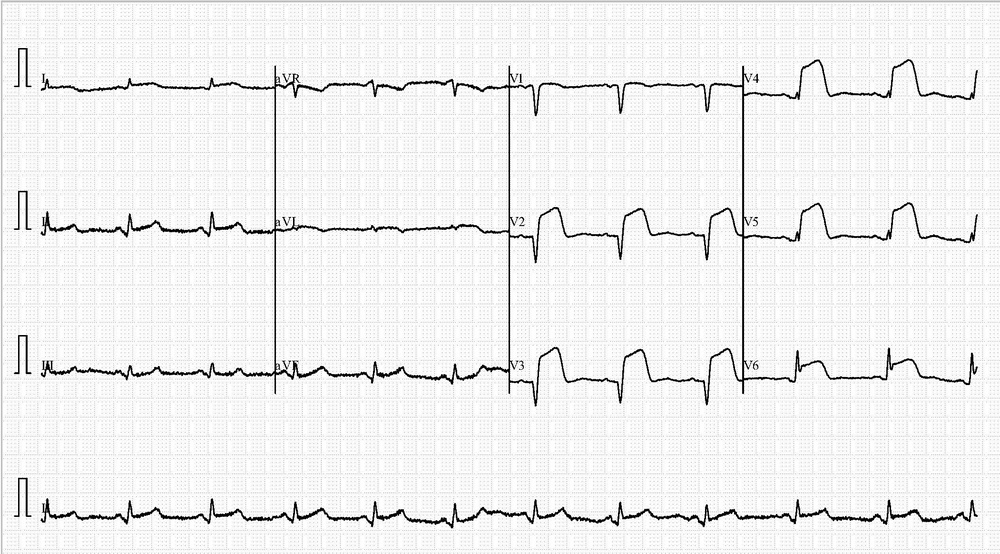
#> input picture Datasets/Dataset_cropped/ECG Images of Myocardial Infarction Patients/MI(108).jpg, 1000 x 554 px, shrunk from 2102 x 1164 before the run, found by its file name; its folder holds only this picture in this run
$ jupyter execute preprocess_background.ipynb
#> lines starting #> are read from the running program, lines starting #| are printed output that depends on the picture; after the words box and inside, x2 and y2 are one past the last pixel; in counts of white or black regions, pixels touching at a corner belong together
Image ECG originale →
Crop signal →
Grayscale →
Otsu Threshold →
Morph. Opening →
Dilation →
Erosion →
Inversion →
Final preprocessed image

[cell 1]
#Imports & Directories
import os
import cv2
import numpy as np
from pathlib import Path

[cell 2]
from pathlib import Path

# Base dataset folder
DATASET_DIR = Path("Datasets")  # your Datasets folder

# Input cropped images folder
CROPPED_DIR = DATASET_DIR / "Dataset_cropped"

# Output folder inside Datasets
OUTPUT_DIR = DATASET_DIR / "Processed_Dataset_Background"
OUTPUT_DIR.mkdir(exist_ok=True, parents=True)

print("Input folder:", CROPPED_DIR.resolve())
print("Output folder:", OUTPUT_DIR.resolve())

[cell 3]
def preprocessing_method(image_path):

    # Load image in grayscale
    img = cv2.imread(image_path, cv2.IMREAD_GRAYSCALE)
#> img is the input picture: shape (554, 1000); min 0, max 255, mean 239.4

    if img is None:
        return None

    # Apply Otsu's thresholding
    _, binary = cv2.threshold(img, 0, 255, cv2.THRESH_BINARY + cv2.THRESH_OTSU)
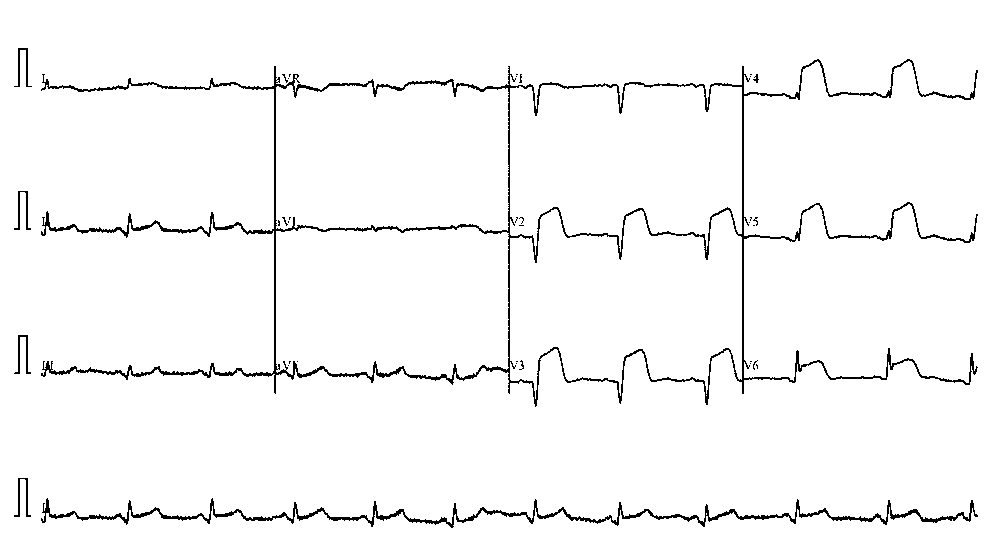
#> binary: shape (554, 1000); 97.1% white; black in thin lines or dots, all inside (x1, y1, x2, y2) = (14, 48, 978, 528)

    # Morphological opening (remove small black dots/noise)
    kernel_open = cv2.getStructuringElement(cv2.MORPH_ELLIPSE, (3, 3))
    opened = cv2.morphologyEx(binary, cv2.MORPH_OPEN, kernel_open)
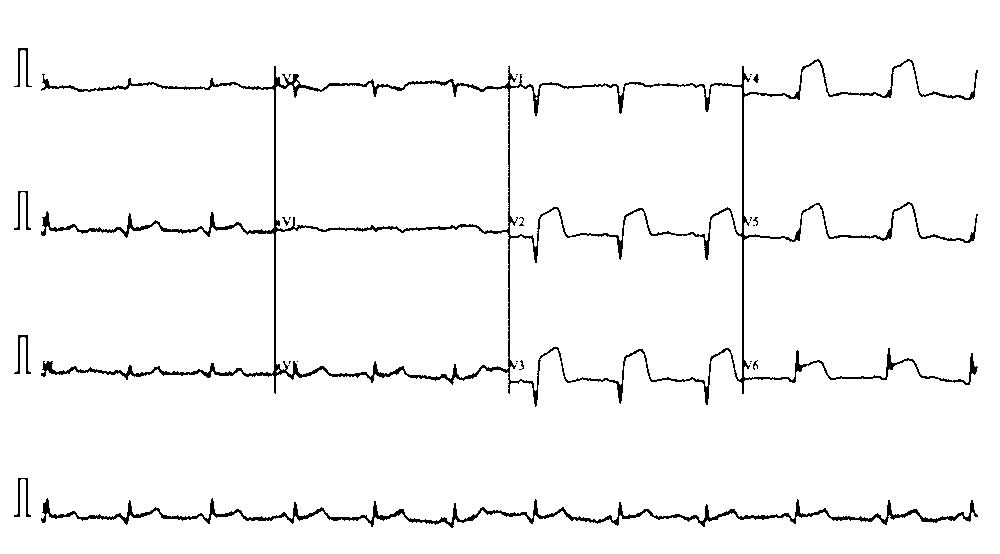
#> opened: shape (554, 1000); 96.9% white; black in thin lines or dots, all inside (x1, y1, x2, y2) = (14, 48, 978, 528)

    # Morphological dilation (thicken lines)
    kernel_dilate = cv2.getStructuringElement(cv2.MORPH_ELLIPSE, (2, 2))
    dilated = cv2.dilate(opened, kernel_dilate, iterations=1)
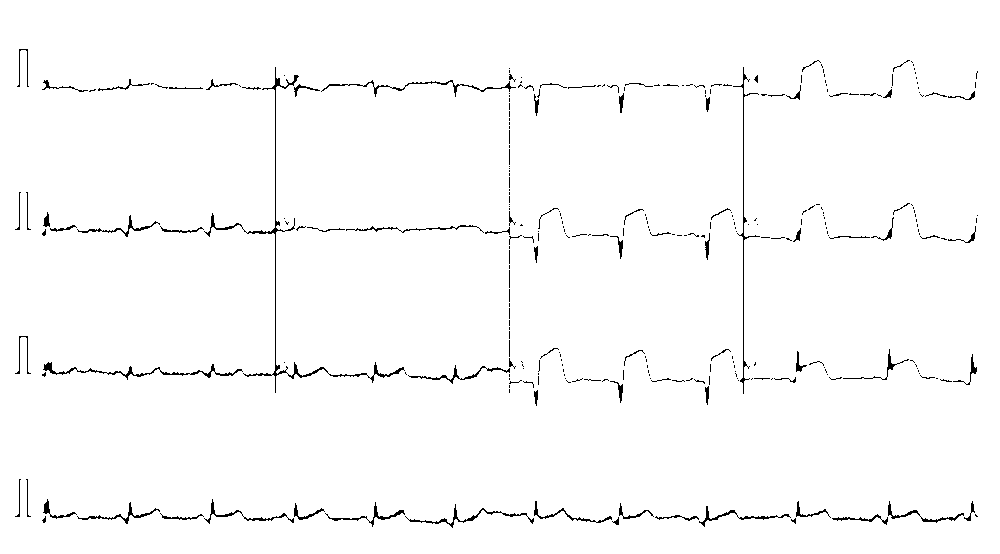
#> dilated: shape (554, 1000); 98.2% white; black in thin lines or dots, all inside (x1, y1, x2, y2) = (15, 49, 978, 528)

    # Morphological erosion (enhance clarity)
    kernel_erode = cv2.getStructuringElement(cv2.MORPH_ELLIPSE, (2, 2))
    eroded = cv2.erode(dilated, kernel_erode, iterations=1)
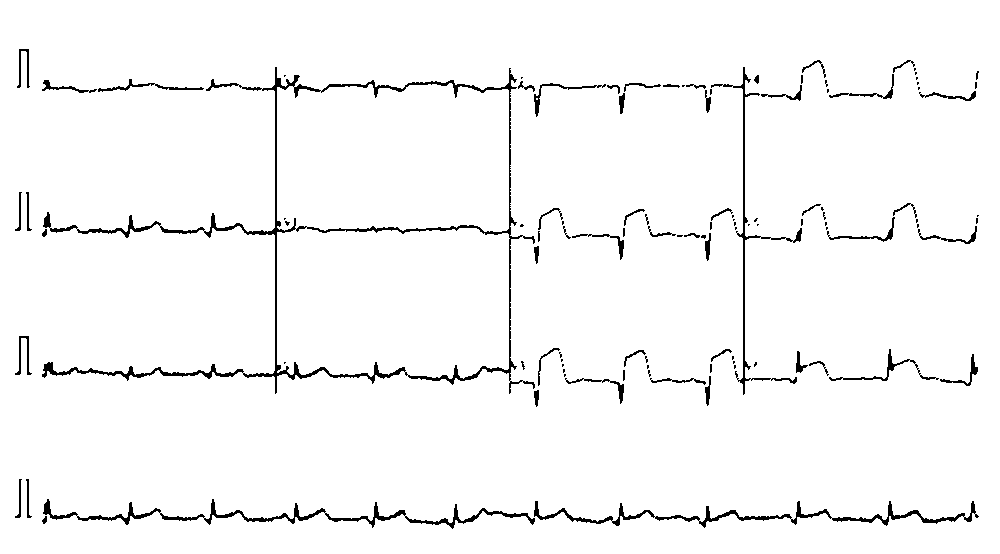
#> eroded: shape (554, 1000); 97% white; black in thin lines or dots, all inside (x1, y1, x2, y2) = (15, 49, 979, 529)

    # Invert (white lines on black background)
    inverted = cv2.bitwise_not(eroded)

    return inverted

[cell 4]
def process_dataset():
    for class_name in os.listdir(CROPPED_DIR):
        class_path = os.path.join(CROPPED_DIR, class_name)
        if not os.path.isdir(class_path):
            continue

        output_class_dir = os.path.join(OUTPUT_DIR, class_name)
        os.makedirs(output_class_dir, exist_ok=True)

        print(f"Processing class: {class_name}")

        for filename in os.listdir(class_path):
            if filename.lower().endswith((".png", ".jpg", ".jpeg")):

                img_path = os.path.join(class_path, filename)

                processed_img = preprocessing_method(img_path)

                if processed_img is not None:
                    save_path = os.path.join(output_class_dir, filename)
                    cv2.imwrite(save_path, processed_img)
#> pass 2 of the loop in process_dataset, `for class_name in os.listdir(CROPPED_DIR):`:
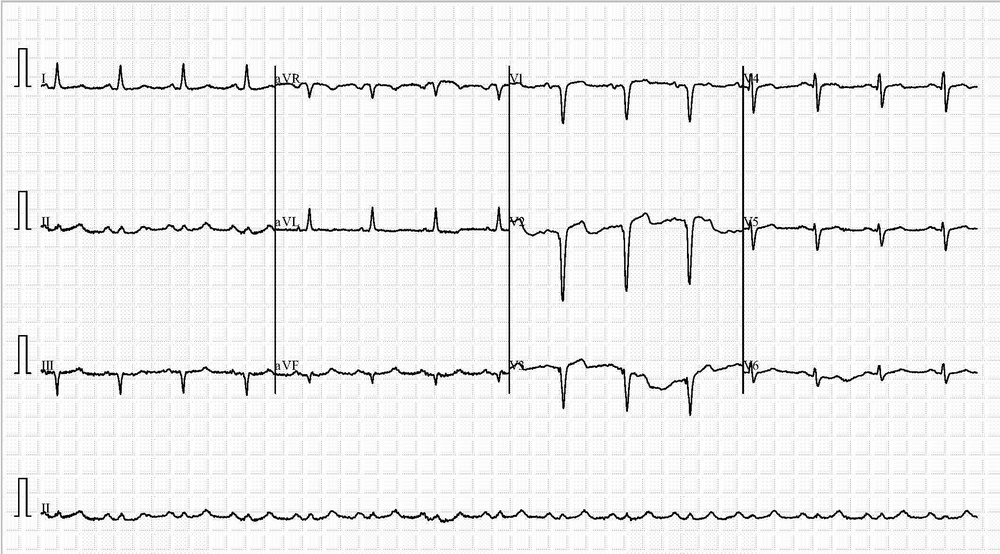
#> input picture Datasets/Dataset_cropped/ECG Images of Patient that have History of MI/PMI(106).jpg, 1000 x 554 px, shrunk from 2102 x 1164 before the run, found by its file name
#> in preprocessing_method, img is the input picture: shape (554, 1000); min 0, max 255, mean 240.4
#> in preprocessing_method (call 2), `_, binary = cv2.threshold(img, 0, 255, cv2.THRESH_BINARY + cv2.THRESH_..`:
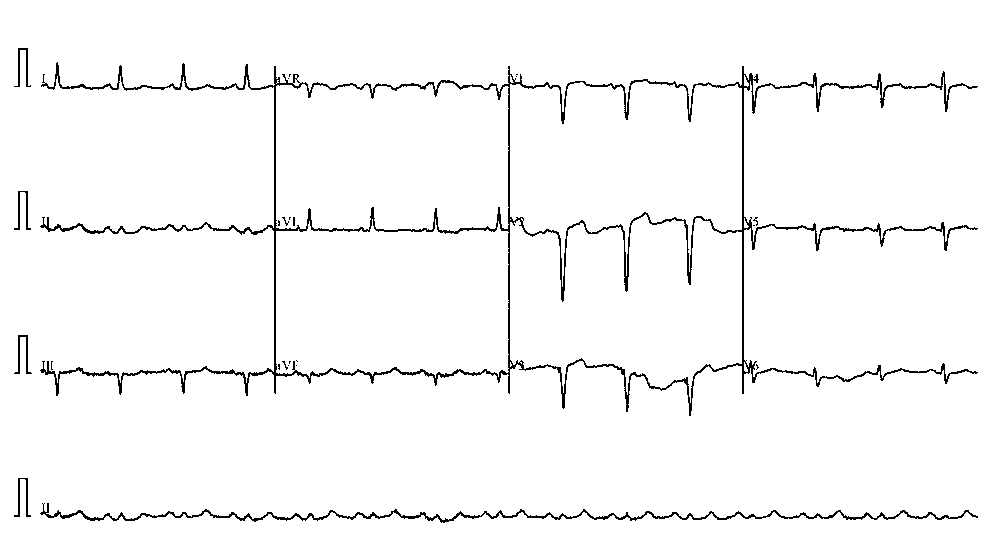
#> binary: shape (554, 1000); 97.2% white; black in thin lines or dots, all inside (x1, y1, x2, y2) = (14, 48, 978, 523)
#> dilated: shape (554, 1000); 98.4% white; black in thin lines or dots, all inside (x1, y1, x2, y2) = (15, 49, 978, 523)
#> in preprocessing_method (call 2), `eroded = cv2.erode(dilated, kernel_erode, iterations=1)`:
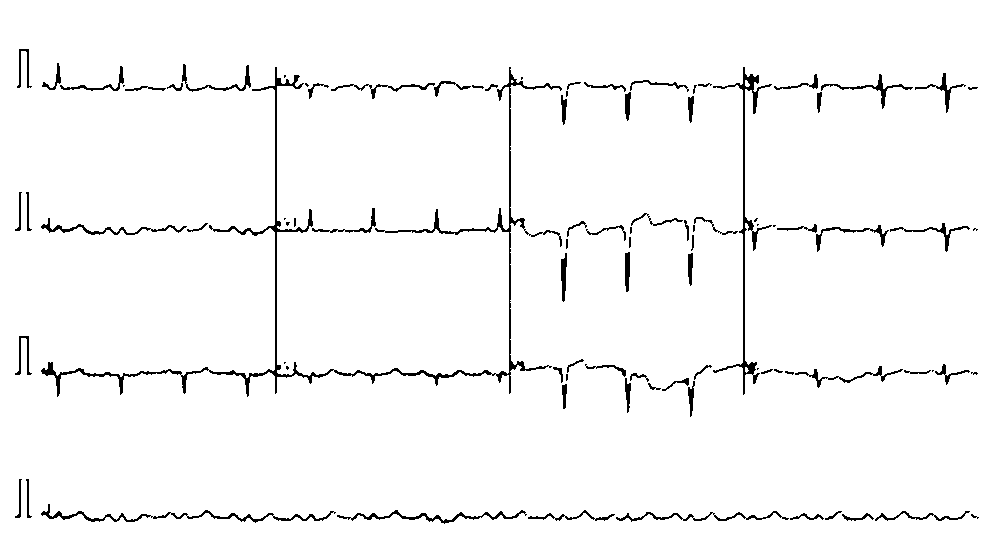
#> eroded: shape (554, 1000); 97.1% white; black in thin lines or dots, all inside (x1, y1, x2, y2) = (15, 49, 979, 524)
